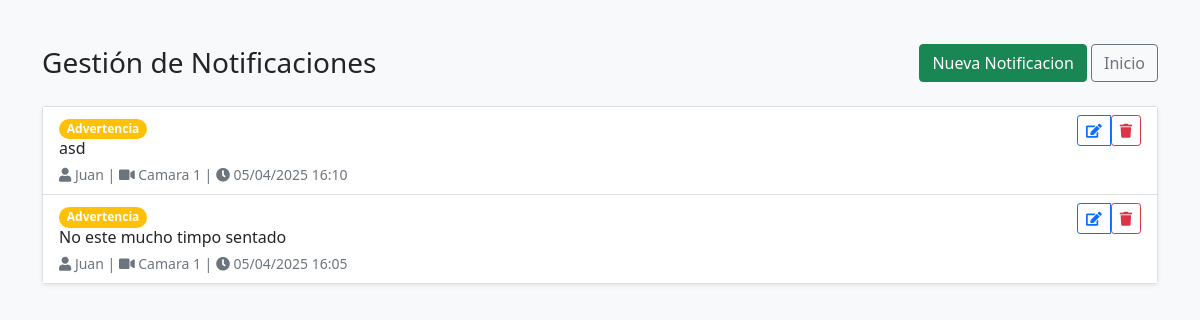
The page /notificaciones on the database as committed earlier.
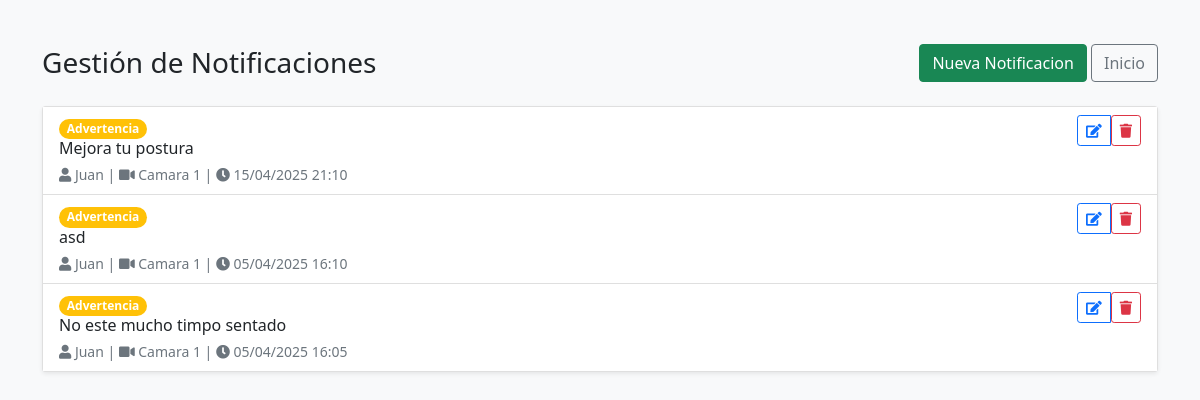
The same page on the database as committed later.
### tables this page shows
CREATE TABLE notificaciones (
                id INTEGER PRIMARY KEY AUTOINCREMENT,
                id_usuario INTEGER NOT NULL,
                id_camara INTEGER NOT NULL,
                mensaje TEXT NOT NULL,
                tipo TEXT NOT NULL,  -- 'postura', 'movimiento', 'conexion'
                leida BOOLEAN DEFAULT 0,
                fecha TIMESTAMP DEFAULT CURRENT_TIMESTAMP,
                FOREIGN KEY (id_usuario) REFERENCES usuarios(id),
                FOREIGN KEY (id_camara) REFERENCES camaras(id)
            );

CREATE TABLE usuarios (
                id INTEGER PRIMARY KEY AUTOINCREMENT,
                nombre TEXT NOT NULL,
                username TEXT UNIQUE NOT NULL,
                password TEXT NOT NULL,
                role INTEGER NOT NULL DEFAULT 1,  -- 1=usuario normal, 2=admin
                dni TEXT UNIQUE NOT NULL,  -- Cambiado a TEXT para manejar diferentes formatos
                fecha_registro TIMESTAMP DEFAULT CURRENT_TIMESTAMP,
                activo BOOLEAN DEFAULT 1
            );

CREATE TABLE camaras (
                id INTEGER PRIMARY KEY AUTOINCREMENT,
                nombre TEXT NOT NULL,
                url TEXT UNIQUE NOT NULL,
                descripcion TEXT,
                angulo_min INTEGER NOT NULL DEFAULT 45,  -- Ángulo mínimo en grados
                angulo_max INTEGER NOT NULL DEFAULT 135, -- Ángulo máximo en grados
                hombros_min REAL NOT NULL DEFAULT 0.5,    -- Distancia mínima entre hombros
                hombros_max REAL NOT NULL DEFAULT 1.5,   -- Distancia máxima entre hombros
                manos_min INTEGER NOT NULL DEFAULT 30,   -- Distancia mínima de manos
                manos_max INTEGER NOT NULL DEFAULT 150,   -- Distancia máxima de manos
                ubicacion TEXT,
                activa BOOLEAN DEFAULT 1,
                fecha_instalacion TIMESTAMP DEFAULT CURRENT_TIMESTAMP,
                FOREIGN KEY (id) REFERENCES notificaciones(id_camara)
            );

### routes/notificacion.py (the view)
    @app.route('/notificaciones')
    def notificacion_index():
        try:
            page = request.args.get('page', 1, type=int)
            per_page = 10
            conn = get_db_connection()
            notificaciones = conn.execute('''
                SELECT n.id, n.mensaje, n.tipo, n.leida,
                       strftime('%d/%m/%Y %H:%M', n.fecha) as fecha_formateada,
                       u.nombre as usuario_nombre,
                       c.nombre as camara_nombre
                FROM notificaciones n
                LEFT JOIN usuarios u ON n.id_usuario = u.id
                LEFT JOIN camaras c ON n.id_camara = c.id
                ORDER BY n.fecha DESC
                LIMIT ? OFFSET ?
            ''', (per_page, (page - 1) * per_page)).fetchall()
            total = conn.execute('SELECT COUNT(*) FROM notificaciones').fetchone()[0]
            conn.close()
            return render_template('notificacion/index.html',
                                notificaciones=notificaciones,
                                page=page,
                                per_page=per_page,
                                total=total)
        except Exception as e:
            app.logger.error(f"Error al listar notificaciones: {str(e)}")
            flash('Error al cargar las notificaciones', 'error')
            return redirect(url_for('index'))

### database.py (called while the page is built)
def get_db_connection():
    conn = sqlite3.connect('monitoring.db')
    conn.row_factory = sqlite3.Row
    return conn

### templates/notificacion/index.html (shortened to what this page needs)
<!DOCTYPE html>
<html lang="es">
<head>
    <link href="https://cdn.jsdelivr.net/npm/bootstrap@5.1.3/dist/css/bootstrap.min.css" rel="stylesheet">
    <link href="https://cdnjs.cloudflare.com/ajax/libs/font-awesome/5.15.4/css/all.min.css" rel="stylesheet">
</head>
<body>
    <div class="container mt-4">
        <div class="d-flex justify-content-between align-items-center mb-4">
            <h1 class="h3 mb-0">
                 Gestión de Notificaciones
            </h1>
            <div>
                <a href="{{ url_for('notificacion_add') }}" class="btn btn-success">
                     Nueva Notificacion
                </a>
                <a href="{{ url_for('index') }}" class="btn btn-outline-secondary">
                     Inicio
                </a>
            </div>
        </div>
        <div class="card shadow-sm">
            <div class="card-body p-0">
                <div class="list-group list-group-flush">
                    {% for notif in notificaciones %}
                    <div class="list-group-item notification-item {% if not notif.leida %}unread{% endif %}">
                        <div class="d-flex justify-content-between align-items-start">
                            <div class="me-3">
                                <span class="badge rounded-pill bg-{{ 'info' if notif.tipo == 'info' else 'warning' if notif.tipo == 'advertencia' else 'danger' }}">
                                    {{ notif.tipo|capitalize }}
                                </span>
                                <h6 class="mb-1">{{ notif.mensaje }}</h6>
                                <small class="text-muted">
                                    <i class="fas fa-user"></i> {{ notif.usuario_nombre or 'Sistema' }} |
                                    <i class="fas fa-video"></i> {{ notif.camara_nombre or 'N/A' }} |
                                    <i class="fas fa-clock"></i> {{ notif.fecha_formateada }}
                                </small>
                            </div>
                            <div class="btn-group">
                                <a href="{{ url_for('notificacion_edit', id=notif.id) }}" class="btn btn-sm btn-outline-primary">
                                    <i class="fas fa-edit"></i>
                                </a>
                                <form action="{{ url_for('notificacion_delete', id=notif.id) }}" method="POST" class="d-inline">
                                    <button type="submit" class="btn btn-sm btn-outline-danger" onclick="return confirm('¿Eliminar esta notificación?');">
                                        <i class="fas fa-trash"></i>
                                    </button>
                                </form>
                            </div>
                        </div>
                    </div>
                    {% else %}
                    <div class="list-group-item text-center py-4 text-muted">
                        No hay notificaciones registradas
                    </div>
                    {% endfor %}
                </div>
            </div>
        </div>
    </div>
</body>
</html>

Rows that differ between the two databases and show on the page:
added notificaciones: tipo "Advertencia", mensaje "Mejora tu postura", nombre "Juan", nombre "Camara 1", fecha_formateada "15/04/2025 21:10"
